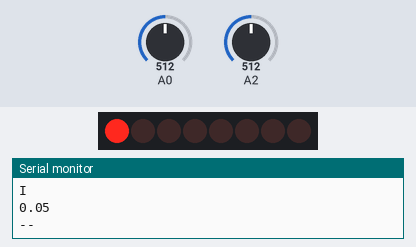
This sketch was run on a simulated Arduino Uno, built with avr-gcc and run on an emulated ATmega328P. Parts: 8 shift-register outputs drawn as a row of LEDs (first output left, lit = HIGH), the last lines printed to the serial monitor. Wiring (inferred from the names in the program): shift register (74HC595): data pin 8; shift clock pin 6; latch pin 7. Wiring (inferred from the signals the program sends): row of LEDs: on Q0, Q1, Q2, Q3, Q4, Q5, Q6, Q7. Inputs (shaded band) come from the test bench; at power-on: A0 = 512, A2 = 512.

Above: at 1.5 s.
At 4.5 s:
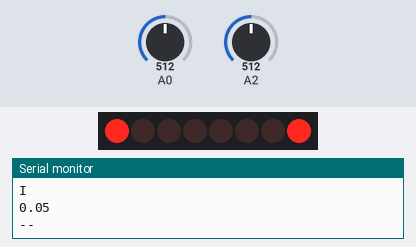
At 7.5 s:
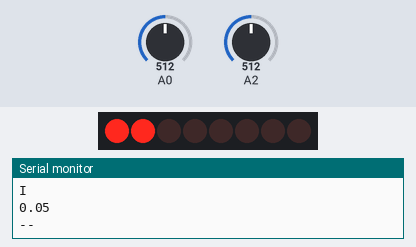
At 10.5 s:
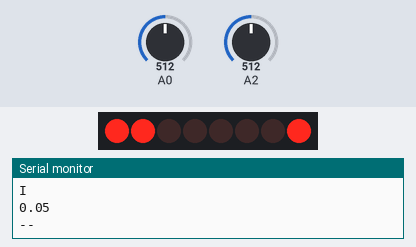
At 13.5 s:
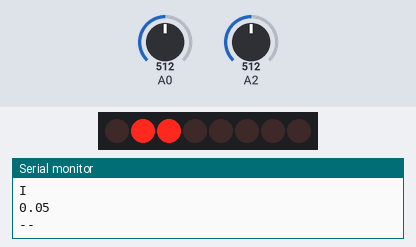
At 16.5 s:
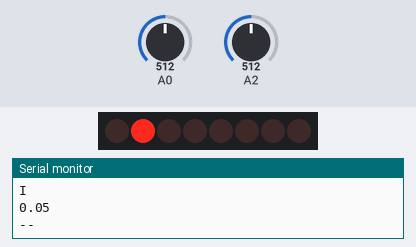
Timing chart, 0 to 20.7 s (numbered marks = the images above):
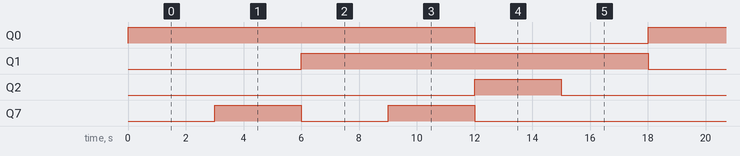

The sketch:

sketch_2.01a.ino
```cpp
/*
*  LCM1602 & Arduino Uno
*  VCC - > 5 V
*  GND - GND
*  SCL -> A5
*  SDA -> A4
*/


#define volPin  A0;            // potencjometr podłączony do A0
#define curPin A2;


int vol = 0;
int dataPin = 8;
int latchPin = 7;
int clockPin = 6;

double voltage = 0.0;
int cur = 0;
double current = 0.0;


void setup()
{
  pinMode(vol, INPUT);
  pinMode(cur, INPUT);

pinMode(latchPin, OUTPUT);
  pinMode(clockPin, OUTPUT);
  pinMode(dataPin, OUTPUT);
 Serial.begin(9600);


}

byte dec_digits[] = {0b10000000,0b01000000,0b00100000,0b00010000,0b00001000,0b00000100,0b00000010,0b00000001,0b10000001,0b00000011 ,0b10000011,0b00000110};
// 31 do 65535 Hz, na zmiane o jeden przypada zmiana o częstotliowść 63,5
void loop()
{


   // for (int numberToDisplay = 0; numberToDisplay <8; numberToDisplay++)
   // {
    // take the latchPin low so
    // the LEDs don't change while you're sending in bits:
    digitalWrite(latchPin, LOW);
    shiftOut(dataPin, clockPin, MSBFIRST, dec_digits[7]);

    digitalWrite(latchPin, HIGH);
      vol = analogRead(A0);
   voltage = vol*0.0210184;
  Serial.print("V");
   Serial.println(voltage);


   cur = analogRead(A2);
  current = 36.7*0.0048828125*cur/5 - 18.3;
  Serial.println("I");
  Serial.println(current);
  Serial.println("--");
    delay(3000);

      digitalWrite(latchPin, LOW);
    shiftOut(dataPin, clockPin, MSBFIRST, dec_digits[8]);

    digitalWrite(latchPin, HIGH);
      vol = analogRead(A0);
   voltage = vol*0.0210184;
  Serial.print("V");
   Serial.println(voltage);
     cur = analogRead(A2);
  current = 36.7*0.0048828125*cur/5 - 18.3;
  Serial.println("I");
  Serial.println(current);
  Serial.println("--");
    delay(3000);

digitalWrite(latchPin, LOW);
    shiftOut(dataPin, clockPin, MSBFIRST, dec_digits[9]);

    digitalWrite(latchPin, HIGH);
      vol = analogRead(A0);
   voltage = vol*0.0210184;
  Serial.print("V");
   Serial.println(voltage);
     cur = analogRead(A2);
  current = 36.7*0.0048828125*cur/5 - 18.3;
  Serial.println("I");
  Serial.println(current);
  Serial.println("--");
    delay(3000);

digitalWrite(latchPin, LOW);
    shiftOut(dataPin, clockPin, MSBFIRST, dec_digits[10]);

    digitalWrite(latchPin, HIGH);
      vol = analogRead(A0);
   voltage = vol*0.0210184;
  Serial.print("V");
   Serial.println(voltage);
     cur = analogRead(A2);
  current = 36.7*0.0048828125*cur/5 - 18.3;
  Serial.println("I");
  Serial.println(current);
  Serial.println("--");
    delay(3000);

digitalWrite(latchPin, LOW);
    shiftOut(dataPin, clockPin, MSBFIRST, dec_digits[11]);

    digitalWrite(latchPin, HIGH);
      vol = analogRead(A0);
   voltage = vol*0.0210184;
  Serial.print("V");
   Serial.println(voltage);
     cur = analogRead(A2);
  current = 36.7*0.0048828125*cur/5 - 18.3;
  Serial.println("I");
  Serial.println(current);
  Serial.println("--");
    delay(3000);

digitalWrite(latchPin, LOW);
    shiftOut(dataPin, clockPin, MSBFIRST, dec_digits[6]);

    digitalWrite(latchPin, HIGH);
      vol = analogRead(A0);
  voltage = vol*0.0210184;
  Serial.print("V");
   Serial.println(voltage);
     cur = analogRead(A2);
  current = 36.7*0.0048828125*cur/5 - 18.3;
  Serial.println("I");
  Serial.println(current);
  Serial.println("--");
    delay(3000);


   // }
}
```

Measured:
- by itself, Q0, Q1: alternates HIGH for 12.0 s and LOW for 6.0 s
- by itself, Q2: alternates HIGH for 3.0 s and LOW for 15.0 s
- by itself, Q7: LOW → HIGH at 3.0 s, → LOW 3.0 s later, → HIGH 3.0 s later, → LOW 3.0 s later, … (9 changes in this stretch)
